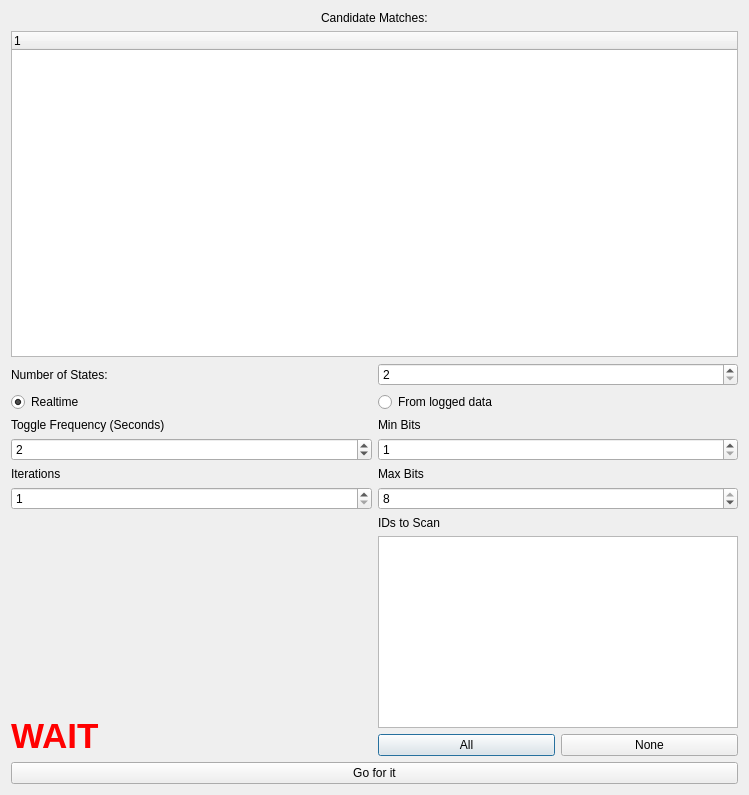
<?xml version="1.0" encoding="UTF-8"?>
<ui version="4.0">
 <class>DiscreteStateWindow</class>
 <widget class="QDialog" name="DiscreteStateWindow">
  <property name="geometry">
   <rect>
    <x>0</x>
    <y>0</y>
    <width>749</width>
    <height>795</height>
   </rect>
  </property>
  <property name="windowTitle">
   <string>Single/Multi State WIndow</string>
  </property>
  <layout class="QVBoxLayout" name="verticalLayout">
   <item alignment="Qt::AlignHCenter">
    <widget class="QLabel" name="label">
     <property name="text">
      <string>Candidate Matches:</string>
     </property>
    </widget>
   </item>
   <item>
    <widget class="QTreeWidget" name="treeMatches">
     <column>
      <property name="text">
       <string notr="true">1</string>
      </property>
     </column>
    </widget>
   </item>
   <item>
    <layout class="QHBoxLayout" name="horizontalLayout_3">
     <item>
      <widget class="QLabel" name="label_3">
       <property name="text">
        <string>Number of States:</string>
       </property>
      </widget>
     </item>
     <item>
      <widget class="QSpinBox" name="spinStates">
       <property name="minimum">
        <number>2</number>
       </property>
       <property name="maximum">
        <number>64</number>
       </property>
      </widget>
     </item>
    </layout>
   </item>
   <item>
    <layout class="QHBoxLayout" name="horizontalLayout">
     <item>
      <widget class="QRadioButton" name="rbRealtime">
       <property name="text">
        <string>Realtime</string>
       </property>
       <property name="checked">
        <bool>true</bool>
       </property>
      </widget>
     </item>
     <item>
      <widget class="QRadioButton" name="rbLogged">
       <property name="text">
        <string>From logged data</string>
       </property>
      </widget>
     </item>
    </layout>
   </item>
   <item>
    <layout class="QHBoxLayout" name="horizontalLayout_4" stretch="2,2">
     <item>
      <layout class="QVBoxLayout" name="verticalLayout_3">
       <item>
        <widget class="QLabel" name="label_2">
         <property name="text">
          <string>Toggle Frequency (Seconds)</string>
         </property>
        </widget>
       </item>
       <item>
        <widget class="QSpinBox" name="spinFreq">
         <property name="minimum">
          <number>1</number>
         </property>
         <property name="maximum">
          <number>30</number>
         </property>
         <property name="value">
          <number>2</number>
         </property>
        </widget>
       </item>
       <item>
        <widget class="QLabel" name="label_4">
         <property name="text">
          <string>Iterations</string>
         </property>
        </widget>
       </item>
       <item>
        <widget class="QSpinBox" name="spinIterations">
         <property name="minimum">
          <number>1</number>
         </property>
         <property name="maximum">
          <number>10</number>
         </property>
        </widget>
       </item>
       <item>
        <spacer name="verticalSpacer">
         <property name="orientation">
          <enum>Qt::Vertical</enum>
         </property>
         <property name="sizeHint" stdset="0">
          <size>
           <width>20</width>
           <height>40</height>
          </size>
         </property>
        </spacer>
       </item>
       <item>
        <widget class="QLabel" name="lblStatus">
         <property name="palette">
          <palette>
           <active>
            <colorrole role="WindowText">
             <brush brushstyle="SolidPattern">
              <color alpha="255">
               <red>255</red>
               <green>0</green>
               <blue>0</blue>
              </color>
             </brush>
            </colorrole>
           </active>
           <inactive>
            <colorrole role="WindowText">
             <brush brushstyle="SolidPattern">
              <color alpha="255">
               <red>255</red>
               <green>0</green>
               <blue>0</blue>
              </color>
             </brush>
            </colorrole>
           </inactive>
           <disabled>
            <colorrole role="WindowText">
             <brush brushstyle="SolidPattern">
              <color alpha="255">
               <red>120</red>
               <green>120</green>
               <blue>120</blue>
              </color>
             </brush>
            </colorrole>
           </disabled>
          </palette>
         </property>
         <property name="font">
          <font>
           <family>Nirmala UI</family>
           <pointsize>26</pointsize>
           <bold>true</bold>
          </font>
         </property>
         <property name="text">
          <string>WAIT</string>
         </property>
        </widget>
       </item>
      </layout>
     </item>
     <item>
      <layout class="QVBoxLayout" name="verticalLayout_2">
       <item>
        <widget class="QLabel" name="label_5">
         <property name="text">
          <string>Min Bits</string>
         </property>
        </widget>
       </item>
       <item>
        <widget class="QSpinBox" name="spinMinBits">
         <property name="minimum">
          <number>1</number>
         </property>
         <property name="maximum">
          <number>8</number>
         </property>
         <property name="value">
          <number>1</number>
         </property>
        </widget>
       </item>
       <item>
        <widget class="QLabel" name="label_6">
         <property name="text">
          <string>Max Bits</string>
         </property>
        </widget>
       </item>
       <item>
        <widget class="QSpinBox" name="spinMaxBits">
         <property name="minimum">
          <number>1</number>
         </property>
         <property name="maximum">
          <number>8</number>
         </property>
         <property name="value">
          <number>8</number>
         </property>
        </widget>
       </item>
       <item>
        <widget class="QLabel" name="label_7">
         <property name="text">
          <string>IDs to Scan</string>
         </property>
        </widget>
       </item>
       <item>
        <widget class="QListWidget" name="listID"/>
       </item>
       <item>
        <layout class="QHBoxLayout" name="horizontalLayout_5">
         <item>
          <widget class="QPushButton" name="btnAll">
           <property name="text">
            <string>All</string>
           </property>
          </widget>
         </item>
         <item>
          <widget class="QPushButton" name="btnNone">
           <property name="text">
            <string>None</string>
           </property>
          </widget>
         </item>
        </layout>
       </item>
      </layout>
     </item>
    </layout>
   </item>
   <item>
    <layout class="QGridLayout" name="gridLayout"/>
   </item>
   <item>
    <widget class="QPushButton" name="btnStart">
     <property name="text">
      <string>Go for it</string>
     </property>
    </widget>
   </item>
  </layout>
 </widget>
 <tabstops>
  <tabstop>treeMatches</tabstop>
  <tabstop>spinStates</tabstop>
  <tabstop>rbRealtime</tabstop>
  <tabstop>rbLogged</tabstop>
  <tabstop>spinFreq</tabstop>
  <tabstop>spinMinBits</tabstop>
  <tabstop>spinIterations</tabstop>
  <tabstop>spinMaxBits</tabstop>
  <tabstop>listID</tabstop>
  <tabstop>btnAll</tabstop>
  <tabstop>btnNone</tabstop>
  <tabstop>btnStart</tabstop>
 </tabstops>
 <resources/>
 <connections/>
</ui>
